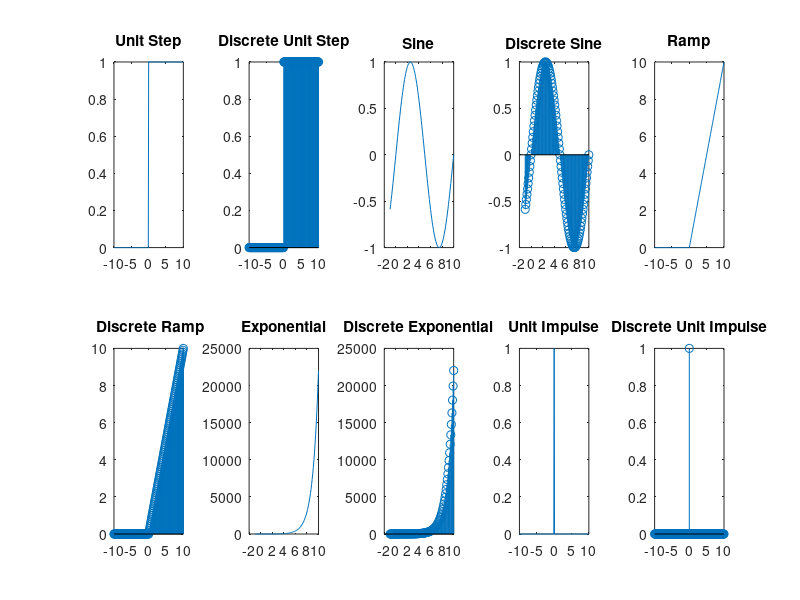

Recreate this plot in MATLAB.
clc;
clear all;
close all;
t1 = -10: 0.1: 10;
us = [zeros(1,100),ones(1,101)];
subplot(2,5,1);
plot(t1,us);
title('Unit Step');

subplot(2,5,2);
stem(t1,us);
title('Discrete Unit Step');

t = -1: 0.1: 10;

sin_t = sin(2*pi*0.1*t);
subplot(2,5,3);
plot(t,sin_t);
title('Sine');

subplot(2,5,4);
stem(t,sin_t);
title('Discrete Sine');

r = t1.*us;
subplot(2,5,5);
plot(t1,r);
title('Ramp');

subplot(2,5,6);
stem(t1,r);
title(' Discrete Ramp');

subplot(2,5,7);
plot(t,exp(t));
title('Exponential');

subplot(2,5,8);
stem(t,exp(t));
title('Discrete Exponential');

ui = [zeros(1,100),ones(1,1),zeros(1,100)];
subplot(2,5,9);
plot(t1,ui);
title('Unit Impulse');

subplot(2,5,10);
stem(t1,ui);
title('Discrete Unit Impulse');